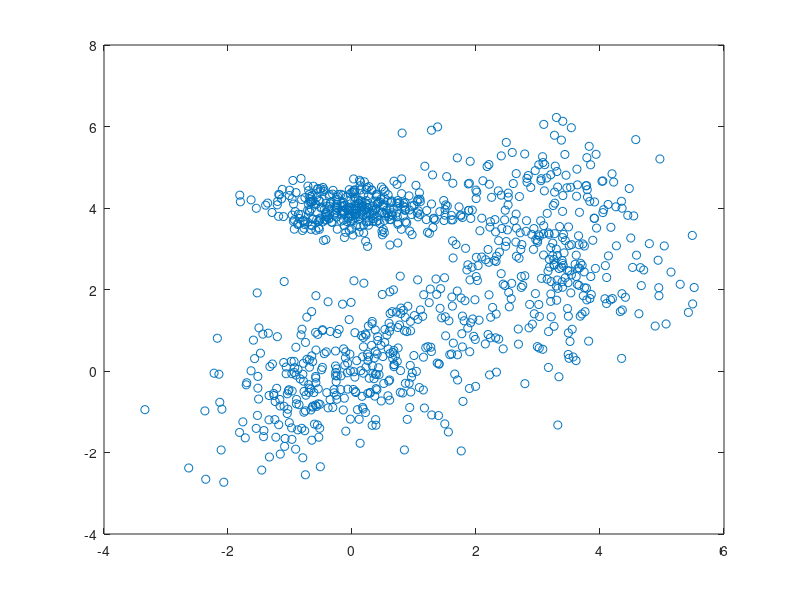

The MATLAB script that drew this image:
clear 
u1 = [0, 0];
u2 = [3,3];
u3 = [0,4];
sigma1 = [1,0.4;0.4,1];
sigma2 = [1,0;0,2];
sigma3 = [0.4,0;0,0.1];
weights = [1/3, 1/3,1/3];
dist1 = mvnrnd(u1,sigma1,333);
dist2 = mvnrnd(u2,sigma2,333);
dist3 = mvnrnd(u3,sigma3,333);
finaldist = [dist1;dist2;dist3];
plot(finaldist(:,1), finaldist(:,2), 'o');
